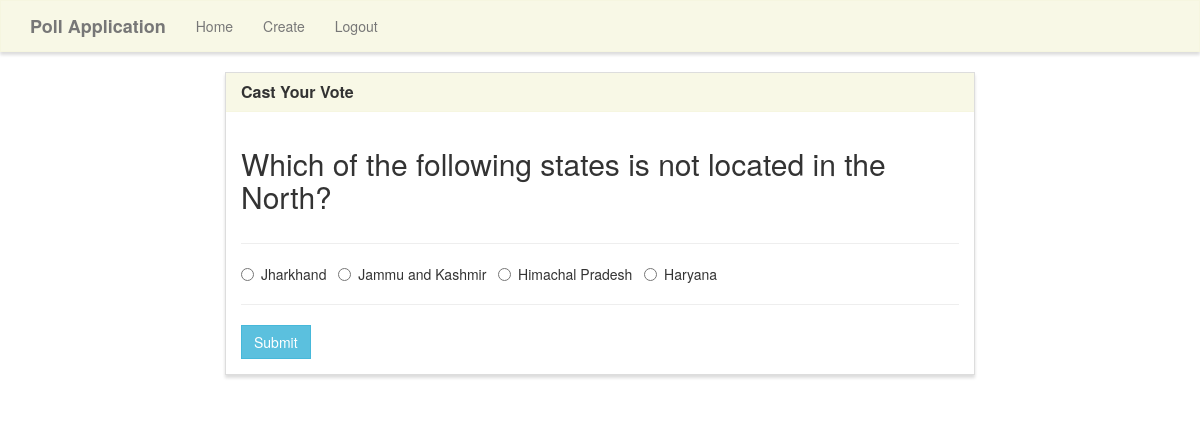
Page /vote/7/ (signed in) on the committed database.
### poll/models.py (models this page shows, shortened)
class Poll(models.Model):
    question = models.TextField()
    option_one = models.CharField(max_length=30)
    option_two = models.CharField(max_length=30)
    option_three = models.CharField(max_length=30)
    option_four = models.CharField(max_length=30)
    option_one_count = models.IntegerField(default=0)
    option_two_count = models.IntegerField(default=0)
    option_three_count = models.IntegerField(default=0)
    option_four_count = models.IntegerField(default=0)

### poll/views.py (the view, shortened to what this page needs)
# urls.py: path('vote/<poll_id>/', poll_views.vote, name='vote'),
@login_required(login_url='login')
def vote(request, poll_id):
    poll = Poll.objects.get(pk=poll_id)
    context = {
        'poll' : poll
    }
    return render(request, 'poll/vote.html', context)

### poll/templates/poll/vote.html (shortened to what this page needs)
{% extends "poll/base.html" %}
{% block main %}
<div class="row">
    <div class="col-lg-8 col-lg-offset-2">
        <div class="panel panel-default">
            <div class="panel-heading">
                <h3 class="panel-title">Cast Your Vote</h3>
            </div>
            <div class="panel-body">
                <div class="row">
                    <div class="col-lg-12">
                        <h2>{{ poll.question }}</h2>
                    </div>
                </div>
                <div class="row">
                    <div class="col-lg-12">
                        <hr />
                        <form method="POST">
                            <div class="form-group">
                                <div class="radio">
                                    <label>
                                        <input type="radio" name="poll" value="option1">
                                        {{ poll.option_one }}
                                    </label> &nbsp;
                                    <label>
                                        <input type="radio" name="poll" value="option2">
                                        {{ poll.option_two }}
                                    </label> &nbsp;
                                    <label>
                                        <input type="radio" name="poll" value="option3">
                                        {{ poll.option_three }}
                                    </label> &nbsp;
                                    <label>
                                        <input type="radio" name="poll" value="option4">
                                        {{ poll.option_four }}
                                    </label> &nbsp;
                                </div>
                            </div>
                            <hr />
                            <button type="submit" class="btn btn-info">
                                Submit
                            </button>
                        </form>
                    </div>
                </div>
            </div>
        </div>
    </div>
</div>
{% endblock %}

### poll/static/style.css (style rules this page uses)
.navbar-default, .btn, .form-control, .panel { border-radius: 0; }
.panel-default > .panel-heading { color: #333; background-color: rgba(245, 245, 220, .7); border-color: rgba(245, 245, 220, .6); border-top-left-radius: 0; border-top-right-radius: 0; }
.panel { box-shadow: 0px 3px 3px 0px #ddd; }
a.navbar-brand, .panel-title { font-weight: bolder; }

### rows in the picture
Poll: question "Which of the following states is not located in the North?", option_one "Jharkhand", option_two "Jammu and Kashmir", option_three "Himachal Pradesh", option_four "Haryana"
